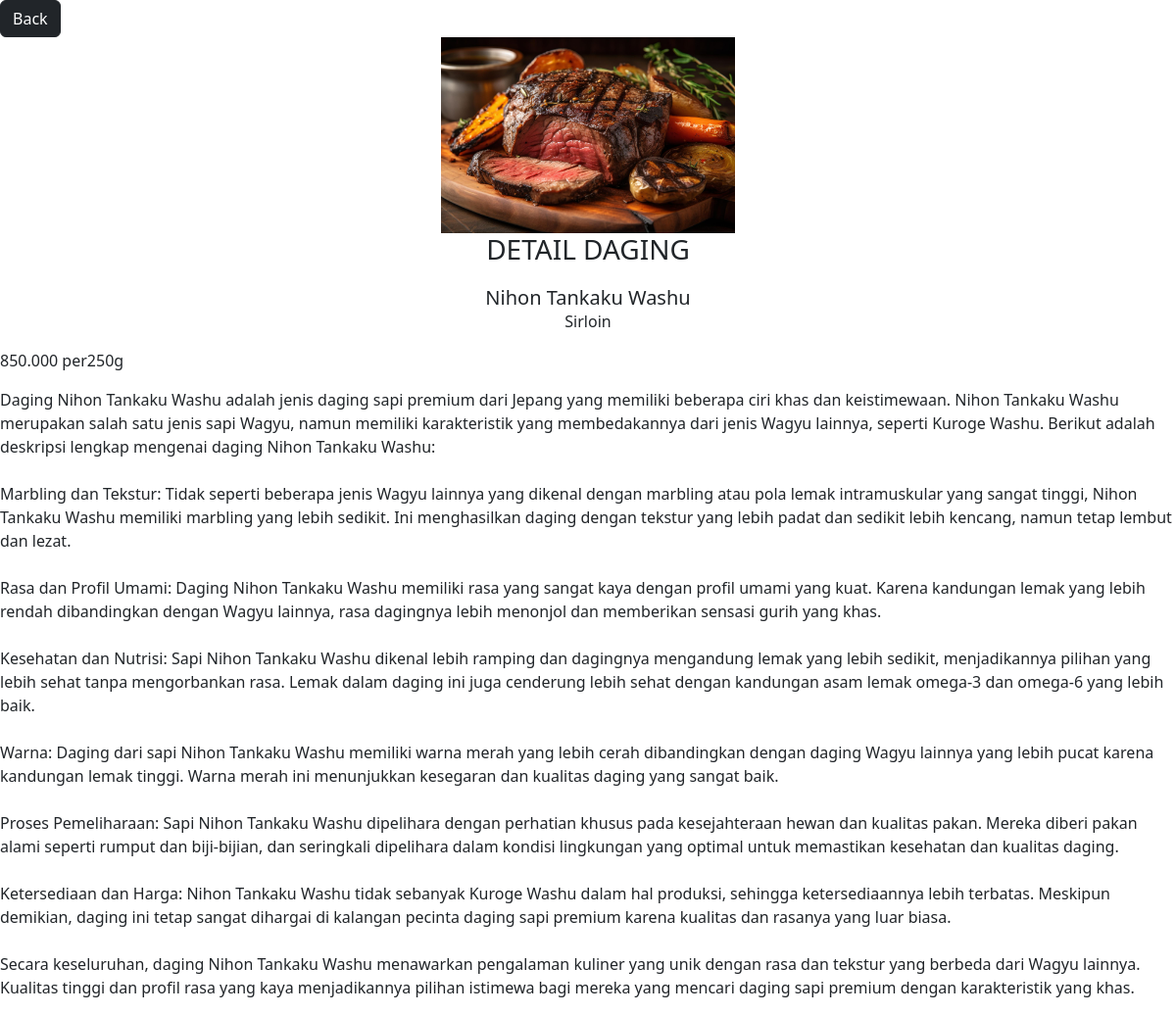
Screenshot of /detail.php?id=17 with the database file from the repository.
### tables this page shows
CREATE TABLE `healthy` (
  `id` int NOT NULL,
  `gambar` varchar(255) NOT NULL,
  `nama` varchar(255) NOT NULL,
  `potongan` varchar(255) NOT NULL,
  `harga` varchar(255) NOT NULL,
  `detail` varchar(10000) NOT NULL,
  `kategori_id` int NOT NULL
);

### functions.php (called while the page is built, shortened)
<?php
function koneksi()
{
 $db =  mysqli_connect('localhost','root','','pw2024_tubes_233040052') or die ('koneksi ke DB gagal');
    return $db;
}
function query($sql) {
    $conn= koneksi ();
$result = mysqli_query($conn,$sql) or die (mysqli_error($conn));
$rows = [];
while($row = mysqli_fetch_assoc($result)) {
 $rows[] =$row;
}
return $rows;
}

### detail.php (the view, shortened to what this page needs)
<?php
require 'functions.php';
$id = $_GET['id'];
$wgy = query("SELECT * FROM healthy WHERE id = $id")[0];
?>
<!doctype html>
<html lang="en">
<head>
    <link href="https://cdn.jsdelivr.net/npm/bootstrap@5.3.3/dist/css/bootstrap.min.css" rel="stylesheet">
</head>
<body>
    <a href="index.php" class="btn btn-dark" style="margin:px;">Back</a>
    <div class="d-flex justify-content-center">
        <img src="img/<?= $wgy["gambar"]; ?>" width="300px" class="d-flex">
    </div>
    <h3 style="text-align:center; margin-bottom: 20px;">DETAIL DAGING</h3>
    <h5 class="card-title text-center"><?= $wgy["nama"]; ?></h5>
    <p style="text-align:center;"><?= $wgy["potongan"]; ?></p>
    <p><?= $wgy["harga"]; ?></p>
    <p><?= $wgy["detail"]; ?></p>
</body>
</html>

### rows the page displays
healthy: gambar (picture), nama "Nihon Tankaku Washu", potongan "Sirloin", harga "850.000 per250g", detail "Daging Nihon Tankaku Washu adalah jenis daging sapi premium dari Jepang yang memiliki beberapa ciri khas dan keistimewaan. Nihon Tankaku Washu merupakan salah satu jenis sapi Wagyu, namun memiliki karakteristik yang membedakannya dari jenis Wagyu lainnya, seperti Kuroge Washu. Berikut adalah deskripsi lengkap mengenai daging Nihon Tankaku Washu: Marbling dan Tekstur: Tidak seperti beberapa jenis Wagyu lainnya yang dikenal dengan marbling atau pola lemak intramuskular yang sangat tinggi, Nihon Tankaku Washu memiliki marbling yang lebih sedikit. Ini menghasilkan daging dengan tekstur yang lebih padat dan sedikit lebih kencang, namun tetap lembut dan lezat. Rasa dan Profil Umami: Daging Nihon…"
